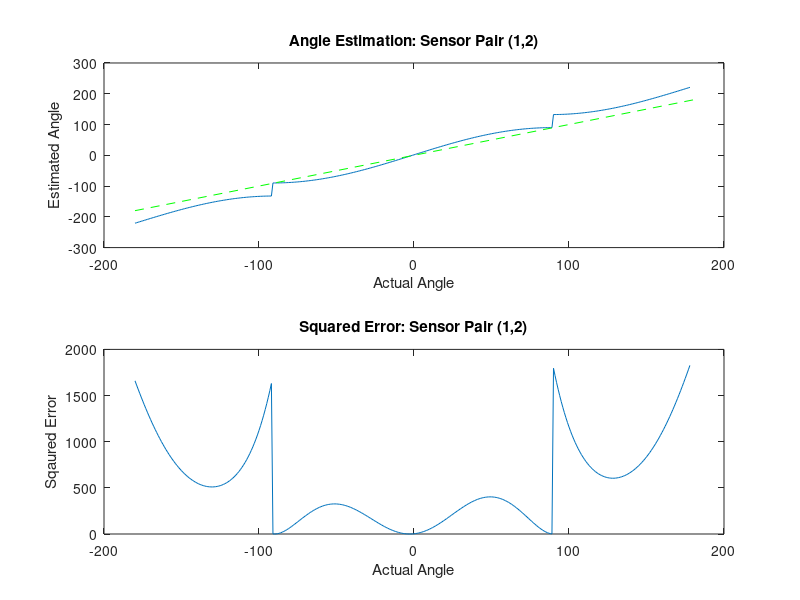
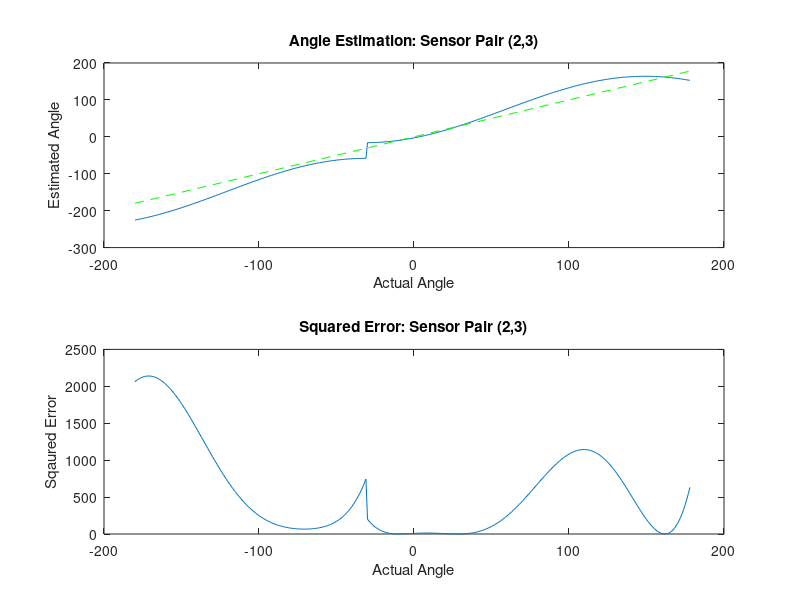
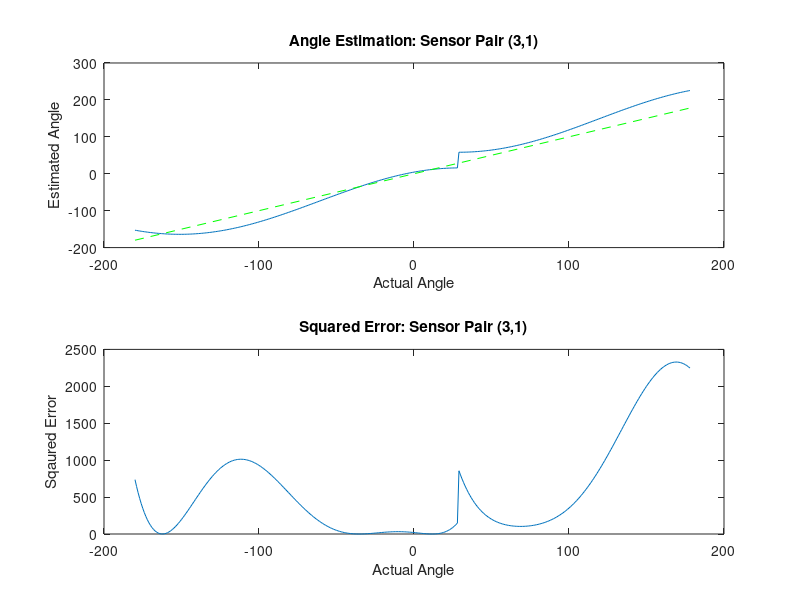
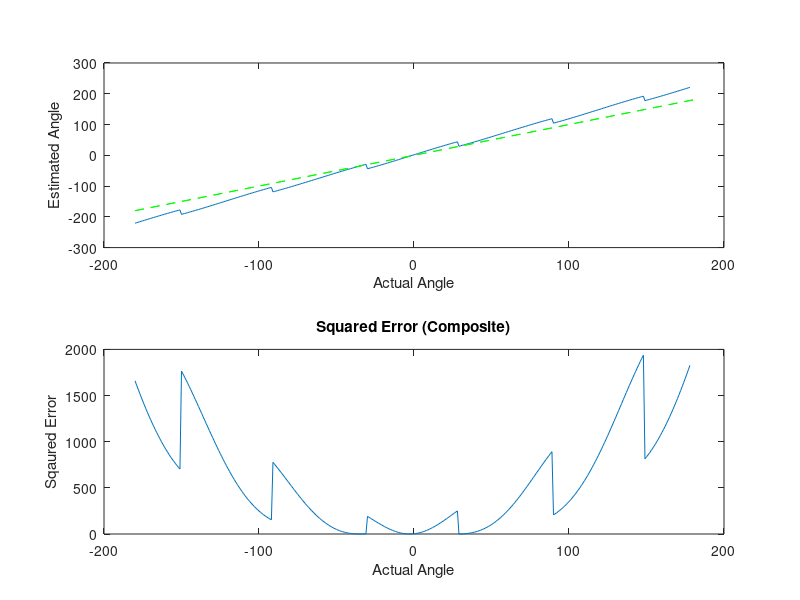

Recreate these plots in MATLAB, in order.
%% This script demos the simple phase difference angle-of-arrival (AoA)
%% calculation used by SeaBeaIII to estimate the direction of the sonar pinger.
%% This demo considers AoA estimation using three hydrophones.
%% Zero degrees is defined as directly ahead (normal to sensor plane).

%% Initialize Environment
clear all; close all;

%% Global Vars
N.samples = 512;
N.fft = 512;
SPEED_SOUND_WATER = 1482; % [m/s]

SIGNAL_FREQ = 30e3;
SAMPLING_FREQ = 104706; % [Hz]
WAVELENGTH = SPEED_SOUND_WATER / SIGNAL_FREQ;

SENSOR_SPACING = 0.020; % [m] (between each possible paring)

%% Target Details
target.distance = 100; % [m]

%% File I/O
testDataFile = fopen('TestData3.H', 'w+');
fprintf(testDataFile, '#ifndef SEABEA_SONAR_TESTDATA_H\n#define SEABEA_SONAR_TESTDATA_H\n\n');

%% Sensor Definitions
R = 1/3 * sqrt(3) * SENSOR_SPACING;
sensor1.angle = 150 * pi / 180;
sensor1.x = R * cos(sensor1.angle);
sensor1.y = R * sin(sensor1.angle);
sensor2.angle = 30 * pi / 180;
sensor2.x = R * cos(sensor2.angle);
sensor2.y = R * sin(sensor2.angle);
sensor3.angle = 270 * pi / 180;
sensor3.x = R * cos(sensor3.angle);
sensor3.y = R * sin(sensor3.angle);

figure(5); hold on;
    xlabel('Actual Angle');
    ylabel('Sqaured Error');
    title('Comparison of Sensor Pair Squared Errors');

div = 1;
x = -180:1/div:178;
y = zeros(1,length(x));
phase = zeros(3,length(x));
squared_error = zeros(1,length(x));
for i=1:length(x)
  target.angle = i / div     * pi / 180 + pi / 2; % [rad]
  sensor1.distance = sqrt((target.distance*cos(target.angle) - sensor1.x)^2 + ...
                          (target.distance*sin(target.angle) - sensor1.y)^2);
  sensor1.delta = mod(sensor1.distance, WAVELENGTH);
  sensor1.phase = sensor1.delta / WAVELENGTH * 2 * pi;

  sensor2.distance = sqrt((target.distance*cos(target.angle) - sensor2.x)^2 + ...
                          (target.distance*sin(target.angle) - sensor2.y)^2);
  sensor2.delta = mod(sensor2.distance, WAVELENGTH);
  sensor2.phase = sensor2.delta / WAVELENGTH * 2 * pi;

  sensor3.distance = sqrt((target.distance*cos(target.angle) - sensor3.x)^2 + ...
                          (target.distance*sin(target.angle) - sensor3.y)^2);
  sensor3.delta = mod(sensor3.distance, WAVELENGTH);
  sensor3.phase = sensor3.delta / WAVELENGTH * 2 * pi;
  
  %sensor1, sensor2, sensor3

  %% Generate Sample Data
  sensor1.observation = sin((2*pi*SIGNAL_FREQ/SAMPLING_FREQ * 1:1:N.samples+1) - sensor1.phase);
  sensor2.observation = sin((2*pi*SIGNAL_FREQ/SAMPLING_FREQ * 1:1:N.samples+1) - sensor2.phase);
  sensor3.observation = sin((2*pi*SIGNAL_FREQ/SAMPLING_FREQ * 1:1:N.samples+1) - sensor3.phase);

  %% FFT
  data.fft1 = fft(sensor1.observation, N.fft);
  data.fft2 = fft(sensor2.observation, N.fft);
  data.fft3 = fft(sensor3.observation, N.fft);

  [data.fft1_maxValue data.fft1_maxIndex] = max(data.fft1(1:N.fft/2));
  [data.fft2_maxValue data.fft2_maxIndex] = max(data.fft2(1:N.fft/2));
  [data.fft3_maxValue data.fft3_maxIndex] = max(data.fft3(1:N.fft/2));

  data.phase1 = atan2(imag(data.fft1(data.fft1_maxIndex)), real(data.fft1(data.fft1_maxIndex)));
  data.phase2 = atan2(imag(data.fft2(data.fft2_maxIndex)), real(data.fft2(data.fft2_maxIndex)));
  data.phase3 = atan2(imag(data.fft3(data.fft3_maxIndex)), real(data.fft3(data.fft3_maxIndex)));

  %% Phase Differences
  delta = zeros(1,3); % (1 - 2), (2 - 3), (3 - 1)
  delta(1) = data.phase2 - data.phase1;
  delta(2) = data.phase3 - data.phase2;
  delta(3) = data.phase1 - data.phase3;

  phase(1,i) = delta(1);
  phase(2,i) = delta(2);
  phase(3,i) = delta(3);

  phase_difference = delta(1);
  
  if delta(3) > delta(2)
    phase_difference = -1 * delta(1) + sign(delta(1)) * 2 * pi;
  end

  y(i) = phase_difference * ((WAVELENGTH / 2) / SENSOR_SPACING) * 180 / pi / 2;
  squared_error(i) = (x(i) - y(i))^2;
  %[x(i) delta y(i)]
end

figure(1);
  subplot(2,1,1);
  plot(x,y)
  line([-180 180], [-180 180], 'Color', 'green', 'LineStyle', '--');
  xlabel('Actual Angle');
  ylabel('Estimated Angle');
  title('Angle Estimation: Sensor Pair (1,2)');

figure(1);
  subplot(2,1,2);
  plot(x,squared_error);
  xlabel('Actual Angle');
  ylabel('Sqaured Error');
  title('Squared Error: Sensor Pair (1,2)');

figure(10);
  subplot(4,1,1);
  plot(x,phase(1,:))
  subplot(4,1,2);
  plot(x,phase(2,:))
  subplot(4,1,3);
  plot(x,phase(3,:))

figure(5); hold on;
  plot(x,squared_error, 'r');

y = zeros(1,length(x));
phase = zeros(3,length(x));
squared_error = zeros(1,length(x));
for i=1:length(x)
  target.angle = i / div     * pi / 180 + pi / 2; % [rad]
  sensor1.distance = sqrt((target.distance*cos(target.angle) - sensor1.x)^2 + ...
                          (target.distance*sin(target.angle) - sensor1.y)^2);
  sensor1.delta = mod(sensor1.distance, WAVELENGTH);
  sensor1.phase = sensor1.delta / WAVELENGTH * 2 * pi;

  sensor2.distance = sqrt((target.distance*cos(target.angle) - sensor2.x)^2 + ...
                          (target.distance*sin(target.angle) - sensor2.y)^2);
  sensor2.delta = mod(sensor2.distance, WAVELENGTH);
  sensor2.phase = sensor2.delta / WAVELENGTH * 2 * pi;

  sensor3.distance = sqrt((target.distance*cos(target.angle) - sensor3.x)^2 + ...
                          (target.distance*sin(target.angle) - sensor3.y)^2);
  sensor3.delta = mod(sensor3.distance, WAVELENGTH);
  sensor3.phase = sensor3.delta / WAVELENGTH * 2 * pi;
  
  %sensor1, sensor2, sensor3

  %% Generate Sample Data
  sensor1.observation = sin((2*pi*SIGNAL_FREQ/SAMPLING_FREQ * 1:1:N.samples+1) - sensor1.phase);
  sensor2.observation = sin((2*pi*SIGNAL_FREQ/SAMPLING_FREQ * 1:1:N.samples+1) - sensor2.phase);
  sensor3.observation = sin((2*pi*SIGNAL_FREQ/SAMPLING_FREQ * 1:1:N.samples+1) - sensor3.phase);

  %% FFT
  data.fft1 = fft(sensor1.observation, N.fft);
  data.fft2 = fft(sensor2.observation, N.fft);
  data.fft3 = fft(sensor3.observation, N.fft);

  [data.fft1_maxValue data.fft1_maxIndex] = max(data.fft1(1:N.fft/2));
  [data.fft2_maxValue data.fft2_maxIndex] = max(data.fft2(1:N.fft/2));
  [data.fft3_maxValue data.fft3_maxIndex] = max(data.fft3(1:N.fft/2));

  data.phase1 = atan2(imag(data.fft1(data.fft1_maxIndex)), real(data.fft1(data.fft1_maxIndex)));
  data.phase2 = atan2(imag(data.fft2(data.fft2_maxIndex)), real(data.fft2(data.fft2_maxIndex)));
  data.phase3 = atan2(imag(data.fft3(data.fft3_maxIndex)), real(data.fft3(data.fft3_maxIndex)));

  %% Phase Differences
  delta = zeros(1,3); % (1 - 2), (2 - 3), (3 - 1)
  delta(1) = data.phase2 - data.phase1;
  delta(2) = data.phase3 - data.phase2;
  delta(3) = data.phase1 - data.phase3;

  phase(1,i) = delta(1);
  phase(2,i) = delta(2);
  phase(3,i) = delta(3);

  phase_difference = delta(2);
  
  if delta(1) > delta(3) || (delta(1) > 0 && delta(3) > 0)
    phase_difference = -1 * delta(2) +  2 * pi;
  end

  y(i) = (phase_difference - 4 / 3 * pi) * ((WAVELENGTH / 2) / SENSOR_SPACING) * 180 / pi / 2;
  squared_error(i) = (x(i) - y(i))^2;
  %[x(i) delta y(i)]
end


figure(2);
  subplot(2,1,1);
  plot(x,y)
  line([-180 180], [-180 180], 'Color', 'green', 'LineStyle', '--');
  xlabel('Actual Angle');
  ylabel('Estimated Angle');
  title('Angle Estimation: Sensor Pair (2,3)');

figure(2);
  subplot(2,1,2);
  plot(x,squared_error);
  xlabel('Actual Angle');
  ylabel('Sqaured Error');
  title('Squared Error: Sensor Pair (2,3)');

figure(5); hold on;
    plot(x,squared_error, 'g');

y = zeros(1,length(x));
phase = zeros(3,length(x));
squared_error = zeros(1,length(x));
for i=1:length(x)
  target.angle = i / div     * pi / 180 + pi / 2; % [rad]
  sensor1.distance = sqrt((target.distance*cos(target.angle) - sensor1.x)^2 + ...
                          (target.distance*sin(target.angle) - sensor1.y)^2);
  sensor1.delta = mod(sensor1.distance, WAVELENGTH);
  sensor1.phase = sensor1.delta / WAVELENGTH * 2 * pi;

  sensor2.distance = sqrt((target.distance*cos(target.angle) - sensor2.x)^2 + ...
                          (target.distance*sin(target.angle) - sensor2.y)^2);
  sensor2.delta = mod(sensor2.distance, WAVELENGTH);
  sensor2.phase = sensor2.delta / WAVELENGTH * 2 * pi;

  sensor3.distance = sqrt((target.distance*cos(target.angle) - sensor3.x)^2 + ...
                          (target.distance*sin(target.angle) - sensor3.y)^2);
  sensor3.delta = mod(sensor3.distance, WAVELENGTH);
  sensor3.phase = sensor3.delta / WAVELENGTH * 2 * pi;
  
  %sensor1, sensor2, sensor3

  %% Generate Sample Data
  sensor1.observation = sin((2*pi*SIGNAL_FREQ/SAMPLING_FREQ * 1:1:N.samples+1) - sensor1.phase);
  sensor2.observation = sin((2*pi*SIGNAL_FREQ/SAMPLING_FREQ * 1:1:N.samples+1) - sensor2.phase);
  sensor3.observation = sin((2*pi*SIGNAL_FREQ/SAMPLING_FREQ * 1:1:N.samples+1) - sensor3.phase);

  %% FFT
  data.fft1 = fft(sensor1.observation, N.fft);
  data.fft2 = fft(sensor2.observation, N.fft);
  data.fft3 = fft(sensor3.observation, N.fft);

  [data.fft1_maxValue data.fft1_maxIndex] = max(data.fft1(1:N.fft/2));
  [data.fft2_maxValue data.fft2_maxIndex] = max(data.fft2(1:N.fft/2));
  [data.fft3_maxValue data.fft3_maxIndex] = max(data.fft3(1:N.fft/2));

  data.phase1 = atan2(imag(data.fft1(data.fft1_maxIndex)), real(data.fft1(data.fft1_maxIndex)));
  data.phase2 = atan2(imag(data.fft2(data.fft2_maxIndex)), real(data.fft2(data.fft2_maxIndex)));
  data.phase3 = atan2(imag(data.fft3(data.fft3_maxIndex)), real(data.fft3(data.fft3_maxIndex)));

  %% Phase Differences
  delta = zeros(1,3); % (1 - 2), (2 - 3), (3 - 1)
  delta(1) = data.phase2 - data.phase1;
  delta(2) = data.phase3 - data.phase2;
  delta(3) = data.phase1 - data.phase3;

  phase(1,i) = delta(1);
  phase(2,i) = delta(2);
  phase(3,i) = delta(3);

  phase_difference = delta(3);
  
  if delta(2) > delta(1) || (delta(1) < 0 && delta(2) < 0)
    phase_difference = -1 * delta(3) - 2 * pi;
  end

  y(i) = (phase_difference + 4 / 3 * pi) * ((WAVELENGTH / 2) / SENSOR_SPACING) * 180 / pi / 2;
  squared_error(i) = (x(i) - y(i))^2;
  %[x(i) delta y(i)]
end

figure(3);
  subplot(2,1,1);
  plot(x,y)
  line([-180 180], [-180 180], 'Color', 'green', 'LineStyle', '--');
  xlabel('Actual Angle');
  ylabel('Estimated Angle');
  title('Angle Estimation: Sensor Pair (3,1)');

figure(3);
  subplot(2,1,2);
  plot(x,squared_error);
  xlabel('Actual Angle');
  ylabel('Sqaured Error');
  title('Squared Error: Sensor Pair (3,1)');

figure(5); hold on;
    plot(x,squared_error, 'b');

y = zeros(1,length(x));
phase = zeros(3,length(x));
squared_error = zeros(1,length(x));
for i=1:length(x)
  target.angle = i / div     * pi / 180 + pi / 2; % [rad]
  sensor1.distance = sqrt((target.distance*cos(target.angle) - sensor1.x)^2 + ...
                          (target.distance*sin(target.angle) - sensor1.y)^2);
  sensor1.delta = mod(sensor1.distance, WAVELENGTH);
  sensor1.phase = sensor1.delta / WAVELENGTH * 2 * pi;

  sensor2.distance = sqrt((target.distance*cos(target.angle) - sensor2.x)^2 + ...
                          (target.distance*sin(target.angle) - sensor2.y)^2);
  sensor2.delta = mod(sensor2.distance, WAVELENGTH);
  sensor2.phase = sensor2.delta / WAVELENGTH * 2 * pi;

  sensor3.distance = sqrt((target.distance*cos(target.angle) - sensor3.x)^2 + ...
                          (target.distance*sin(target.angle) - sensor3.y)^2);
  sensor3.delta = mod(sensor3.distance, WAVELENGTH);
  sensor3.phase = sensor3.delta / WAVELENGTH * 2 * pi;
  
  %sensor1, sensor2, sensor3

  %% Generate Sample Data
  sensor1.observation = sin((2*pi*SIGNAL_FREQ/SAMPLING_FREQ * 1:1:N.samples+1) - sensor1.phase);
  sensor2.observation = sin((2*pi*SIGNAL_FREQ/SAMPLING_FREQ * 1:1:N.samples+1) - sensor2.phase);
  sensor3.observation = sin((2*pi*SIGNAL_FREQ/SAMPLING_FREQ * 1:1:N.samples+1) - sensor3.phase);

  %% FFT
  data.fft1 = fft(sensor1.observation, N.fft);
  data.fft2 = fft(sensor2.observation, N.fft);
  data.fft3 = fft(sensor3.observation, N.fft);

  [data.fft1_maxValue data.fft1_maxIndex] = max(data.fft1(1:N.fft/2));
  [data.fft2_maxValue data.fft2_maxIndex] = max(data.fft2(1:N.fft/2));
  [data.fft3_maxValue data.fft3_maxIndex] = max(data.fft3(1:N.fft/2));

  data.phase1 = atan2(imag(data.fft1(data.fft1_maxIndex)), real(data.fft1(data.fft1_maxIndex)));
  data.phase2 = atan2(imag(data.fft2(data.fft2_maxIndex)), real(data.fft2(data.fft2_maxIndex)));
  data.phase3 = atan2(imag(data.fft3(data.fft3_maxIndex)), real(data.fft3(data.fft3_maxIndex)));

  %% Phase Differences
  delta = zeros(1,3); % (1 - 2), (2 - 3), (3 - 1)
  delta(1) = data.phase2 - data.phase1;
  delta(2) = data.phase3 - data.phase2;
  delta(3) = data.phase1 - data.phase3;

  phase(1,i) = delta(1);
  phase(2,i) = delta(2);
  phase(3,i) = delta(3);

  crit = abs(delta); %delta; %abs(delta); %mod(delta, pi);

  % Determine Minimum Phase Difference for Sensor Pair Selection
  [phase_difference best_phase_difference_index] = min(crit);
  phase_difference = delta(best_phase_difference_index);

  best_phase_difference_index
  pair_index(i) = best_phase_difference_index;
  switch best_phase_difference_index
    case 1 % 1 - 2
      if delta(3) > delta(2)
        phase_difference = -1 * delta(1) + sign(delta(1)) * 2 * pi;
      end
      y(i) = phase_difference * ((WAVELENGTH / 2) / SENSOR_SPACING) * 180 / pi / 2;
    case 2 % 2 - 3
      if delta(1) > delta(3)
        phase_difference = -1 * delta(2) + 2 * pi;
      end
      y(i) = (phase_difference - 4 / 3 * pi) * ((WAVELENGTH / 2) / SENSOR_SPACING) * 180 / pi / 2;
    case 3 % 3 - 1
      if delta(2) > delta(1)
        phase_difference = -1 * delta(3) - 2 * pi;
      end
      y(i) = (phase_difference + 4 / 3 * pi) * ((WAVELENGTH / 2) / SENSOR_SPACING) * 180 / pi / 2;
    otherwise
      disp('ERROR!!! This case should never occur')
  end

  %y(i) = phase_difference * ((WAVELENGTH / 2) / SENSOR_SPACING) * 180 / pi / 2;
  [x(i) delta y(i)]
  squared_error(i) = (x(i) - y(i))^2;
  
  ANGLE = -20;
  if i == ANGLE + 180 + 1
    fprintf(testDataFile, 'double data1[512] = {');
    for j=1:N.samples-1
        fprintf(testDataFile, '%3.15f, ', sensor1.observation(j));
    end
    fprintf(testDataFile, '%3.15f};\n', sensor1.observation(N.samples));

    fprintf(testDataFile, 'double data2[512] = {');
    for j=1:N.samples-1
        fprintf(testDataFile, '%3.15f, ', sensor2.observation(j));
    end
    fprintf(testDataFile, '%3.15f};\n', sensor2.observation(N.samples));

    fprintf(testDataFile, 'double data3[512] = {');
    for j=1:N.samples-1
        fprintf(testDataFile, '%3.15f, ', sensor3.observation(j));
    end
    fprintf(testDataFile, '%3.15f};\n', sensor3.observation(N.samples));

    fprintf(testDataFile, '\n#endif // SEABEA_SONAR_TESTDATA_H Defined\n\n');

    fclose(testDataFile);
    best_phase_difference_index
    [x(i) delta y(i)]
  end
end

figure(10);
  subplot(4,1,4)
  plot(x,pair_index);


figure(4);
  subplot(2,1,1);
  plot(x,y)
  line([-180 180], [-180 180], 'Color', 'green', 'LineStyle', '--');
  line([-180 180], [-180 180], 'Color', 'green', 'LineStyle', '--');
  xlabel('Actual Angle');
  ylabel('Estimated Angle');

figure(4);
  subplot(2,1,2);
  plot(x,squared_error);
  xlabel('Actual Angle');
  ylabel('Sqaured Error');
  title('Squared Error (Composite)');

figure(5); hold on;
    plot(x,squared_error, 'k');
    legend('(1,2)', '(2,3)', '(3,1)', 'Composite', 'location', 'North');